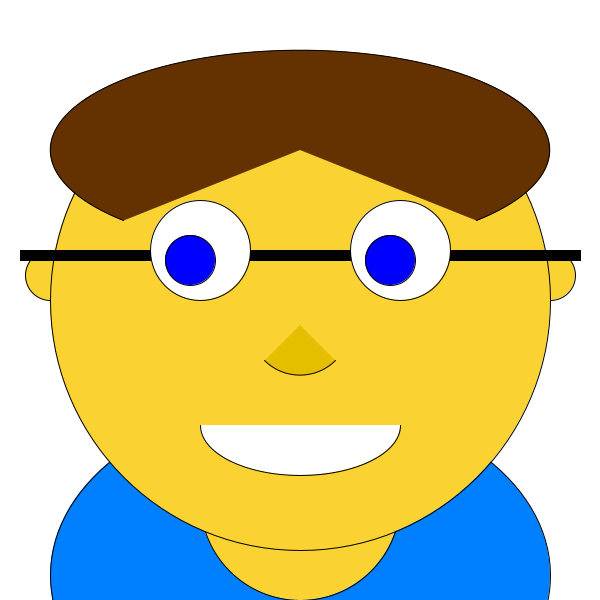
Frame 1 (no input)
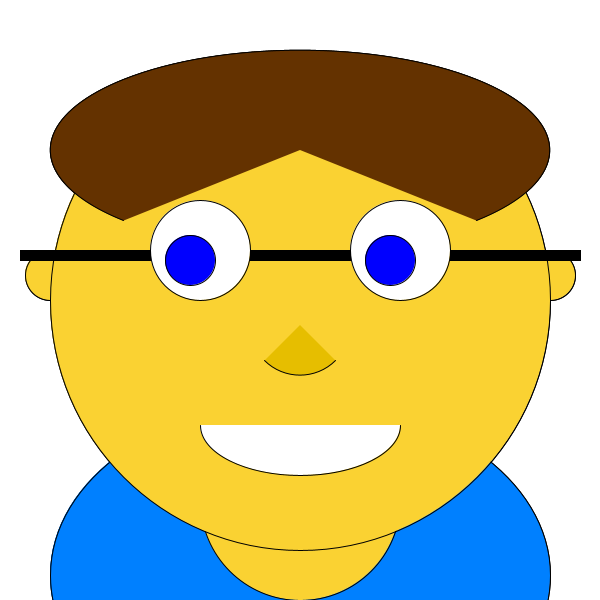
Frame 2 (the mouse pressed at the canvas centre, redrawn once)

The Processing sketch that drew these frames (run headless with seeded random() and noise(); the mouse was pressed at the canvas centre and the sketch redrawn once):

// Processing sketch: Leif_Face_002
// ── Leif_Face_002.pde
void setup()
{
  size(600, 600);
  strokeWeight(1);
  smooth();
  background(255);
  noLoop();
}

void draw()
{
  stroke(0, 0, 0);
  fill(0, 128, 255);
  ellipse(width/2, height*23/24, width*5/6, height*7/12); // Shirt
  fill(250, 210, 50);
  ellipse(width/2, height*5/6, width/3, height/3); // Neck
  ellipse(width/12, height*11/24, width/12, height/12); // Ears
  ellipse(width*11/12, height*11/24, width/12, height/12);
  ellipse(width/2, height/2, width*5/6, height*5/6); // Head
  fill(255, 255, 255);
  ellipse(width/3, height*5/12, width/6, height/6); // Eyes
  ellipse(width*2/3, height*5/12, width/6, height/6);
  fill(230, 190, 0);
  arc(width/2, height*13/24, width/6, height/6, 1*PI/4, 3*PI/4); // Nose
  fill(255, 255, 255);
  arc(width/2, height*17/24, width/3, height/6, 0, PI); // Mouth
  fill(0, 0, 255);
  ellipse(width*19/60, height*13/30, width/12, width/12); // Eye Pupals
  ellipse(width*39/60, height*13/30, width/12, width/12);
  fill(100, 50, 0);
  arc(width/2, 150, width*5/6, height/3, 3*PI/4, 9*PI/4); // Hair
  fill(0, 0, 0);
  rect(width*1/30, height*5/12, width*13/60, height/60); // Glasses
  rect(width*5/12, height*5/12, width/6, height/60);
  rect(width*9/12, height*5/12, width*13/60, height/60);
}
